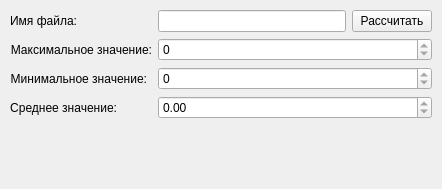
<?xml version="1.0" encoding="UTF-8"?>
<ui version="4.0">
 <class>Window</class>
 <widget class="QMainWindow" name="Window">
  <property name="geometry">
   <rect>
    <x>0</x>
    <y>0</y>
    <width>442</width>
    <height>189</height>
   </rect>
  </property>
  <property name="minimumSize">
   <size>
    <width>370</width>
    <height>189</height>
   </size>
  </property>
  <property name="maximumSize">
   <size>
    <width>643</width>
    <height>250</height>
   </size>
  </property>
  <property name="windowTitle">
   <string>Файловая статистика</string>
  </property>
  <property name="windowIcon">
   <iconset>
    <normaloff>logo.png</normaloff>logo.png</iconset>
  </property>
  <property name="styleSheet">
   <string notr="true"/>
  </property>
  <widget class="QWidget" name="centralwidget">
   <layout class="QGridLayout" name="gridLayout">
    <property name="leftMargin">
     <number>10</number>
    </property>
    <property name="topMargin">
     <number>10</number>
    </property>
    <property name="rightMargin">
     <number>10</number>
    </property>
    <property name="bottomMargin">
     <number>10</number>
    </property>
    <item row="0" column="1">
     <widget class="QLineEdit" name="fileName">
      <property name="sizePolicy">
       <sizepolicy hsizetype="MinimumExpanding" vsizetype="Fixed">
        <horstretch>0</horstretch>
        <verstretch>0</verstretch>
       </sizepolicy>
      </property>
     </widget>
    </item>
    <item row="0" column="0">
     <widget class="QLabel" name="text1">
      <property name="sizePolicy">
       <sizepolicy hsizetype="Maximum" vsizetype="Preferred">
        <horstretch>0</horstretch>
        <verstretch>0</verstretch>
       </sizepolicy>
      </property>
      <property name="text">
       <string>Имя файла:</string>
      </property>
      <property name="alignment">
       <set>Qt::AlignRight|Qt::AlignTrailing|Qt::AlignVCenter</set>
      </property>
     </widget>
    </item>
    <item row="0" column="2">
     <widget class="QPushButton" name="submitButton">
      <property name="text">
       <string>Рассчитать</string>
      </property>
     </widget>
    </item>
    <item row="4" column="0" colspan="3">
     <widget class="QLabel" name="outputText">
      <property name="maximumSize">
       <size>
        <width>16777214</width>
        <height>50</height>
       </size>
      </property>
      <property name="font">
       <font>
        <pointsize>10</pointsize>
       </font>
      </property>
      <property name="text">
       <string/>
      </property>
     </widget>
    </item>
    <item row="1" column="0">
     <widget class="QLabel" name="text2">
      <property name="sizePolicy">
       <sizepolicy hsizetype="Maximum" vsizetype="Preferred">
        <horstretch>0</horstretch>
        <verstretch>0</verstretch>
       </sizepolicy>
      </property>
      <property name="text">
       <string>Максимальное значение:</string>
      </property>
      <property name="alignment">
       <set>Qt::AlignRight|Qt::AlignTrailing|Qt::AlignVCenter</set>
      </property>
     </widget>
    </item>
    <item row="2" column="0">
     <widget class="QLabel" name="text3">
      <property name="sizePolicy">
       <sizepolicy hsizetype="Maximum" vsizetype="Preferred">
        <horstretch>0</horstretch>
        <verstretch>0</verstretch>
       </sizepolicy>
      </property>
      <property name="text">
       <string>Минимальное значение:</string>
      </property>
      <property name="alignment">
       <set>Qt::AlignRight|Qt::AlignTrailing|Qt::AlignVCenter</set>
      </property>
     </widget>
    </item>
    <item row="3" column="0">
     <widget class="QLabel" name="text4">
      <property name="sizePolicy">
       <sizepolicy hsizetype="Maximum" vsizetype="Preferred">
        <horstretch>0</horstretch>
        <verstretch>0</verstretch>
       </sizepolicy>
      </property>
      <property name="text">
       <string>Среднее значение:</string>
      </property>
      <property name="alignment">
       <set>Qt::AlignRight|Qt::AlignTrailing|Qt::AlignVCenter</set>
      </property>
     </widget>
    </item>
    <item row="1" column="1" colspan="2">
     <widget class="QSpinBox" name="maxValue">
      <property name="sizePolicy">
       <sizepolicy hsizetype="MinimumExpanding" vsizetype="Fixed">
        <horstretch>0</horstretch>
        <verstretch>0</verstretch>
       </sizepolicy>
      </property>
      <property name="readOnly">
       <bool>true</bool>
      </property>
     </widget>
    </item>
    <item row="2" column="1" colspan="2">
     <widget class="QSpinBox" name="minValue">
      <property name="sizePolicy">
       <sizepolicy hsizetype="MinimumExpanding" vsizetype="Fixed">
        <horstretch>0</horstretch>
        <verstretch>0</verstretch>
       </sizepolicy>
      </property>
      <property name="readOnly">
       <bool>true</bool>
      </property>
     </widget>
    </item>
    <item row="3" column="1" colspan="2">
     <widget class="QDoubleSpinBox" name="averageValue">
      <property name="sizePolicy">
       <sizepolicy hsizetype="MinimumExpanding" vsizetype="Fixed">
        <horstretch>0</horstretch>
        <verstretch>0</verstretch>
       </sizepolicy>
      </property>
      <property name="readOnly">
       <bool>true</bool>
      </property>
     </widget>
    </item>
   </layout>
  </widget>
 </widget>
 <resources/>
 <connections/>
</ui>
